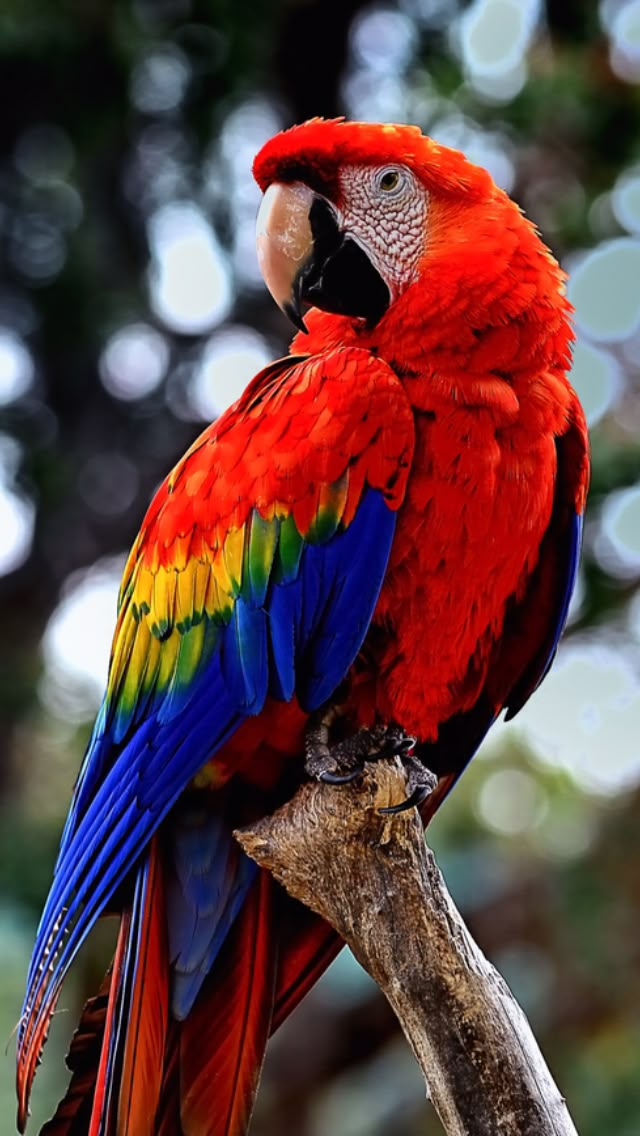
#> input picture parrot.jpeg, 640 x 1136 px
$ jupyter execute 'lab 5.ipynb'
#> lines starting #> are read from the running program, lines starting #| are printed output that depends on the picture; after the words box and inside, x2 and y2 are one past the last pixel; in counts of white or black regions, pixels touching at a corner belong together
[cell 1]
import cv2
import matplotlib.pyplot as plt
import numpy as np

img=cv2.imread("parrot.jpeg",0)
#> img: shape (1136, 640); min 0, max 255, mean 74.8
bit_planes=[]

for i in range(8):
    planes=np.zeros_like(img,dtype=np.uint8)
    planes[img&(1<<i)!=0]=255
    bit_planes.append(planes)
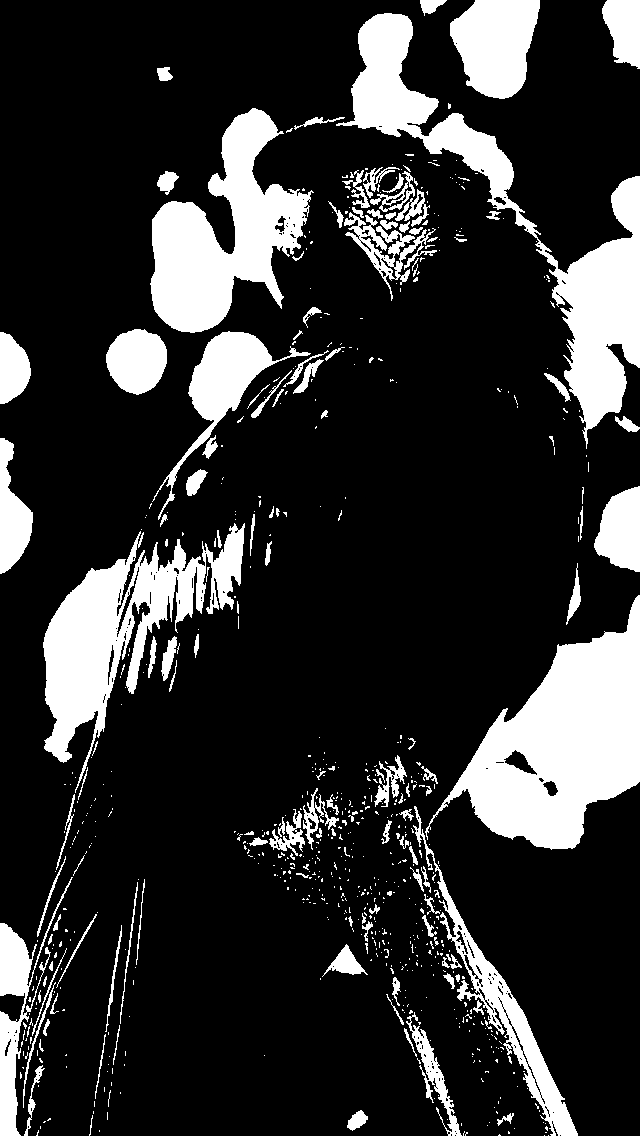
#> planes: shape (1136, 640); 19.1% white; 737 white regions (602 under 20 px), largest, box (x1, y1, x2, y2) and area: (425, 595, 640, 850) 25702, (336, 13, 640, 449) 23342, (43, 523, 245, 793) 17736

plt.figure(figsize=(12,6))

for i in range(8):
    plt.subplot(2,4,i+1)
    plt.imshow(bit_planes[i],cmap="gray")
    plt.title(f" BIT PLANE : {i+1}")

plt.tight_layout()
plt.show()
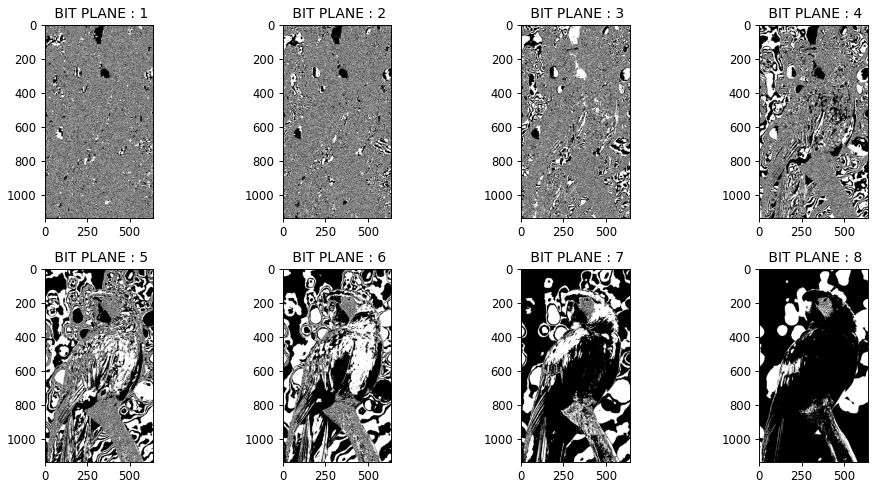
#> figure drawn by matplotlib, 8 panels

[cell 2]
compressed_img=np.zeros_like(img,dtype=np.uint8)

for i in range(6,8):
    compressed_img=(img&(1<<i)!=0)
#> this loop made 2 passes
#> pass 1, `compressed_img=(img&(1<<i)!=0)`:
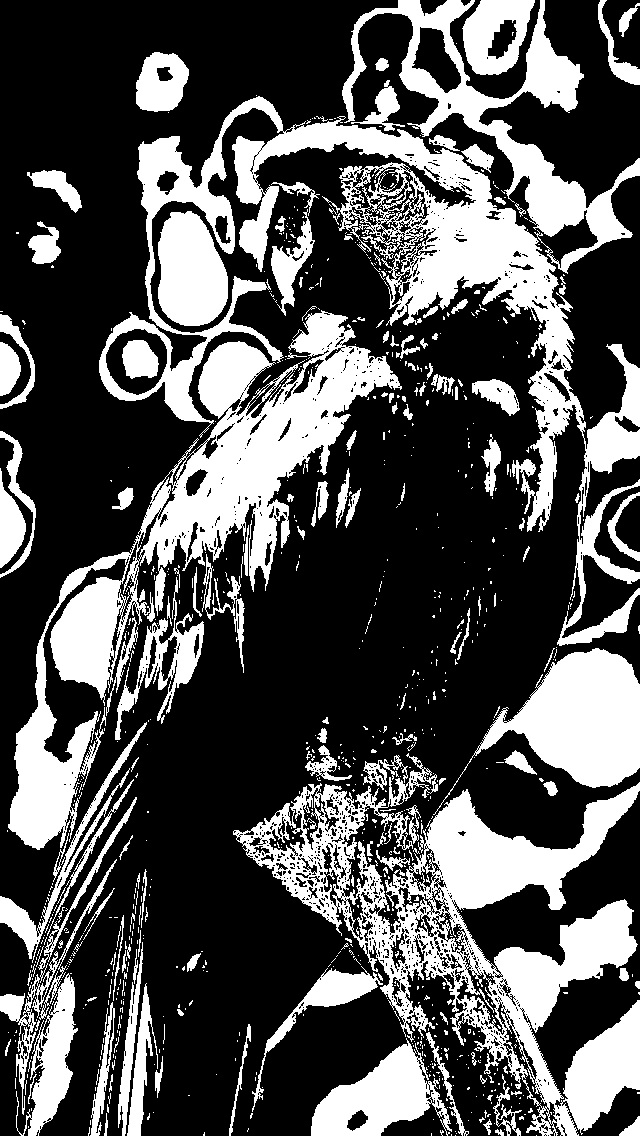
#> compressed_img: shape (1136, 640) bool; 32.1% white; 952 white regions (798 under 20 px), largest, box (x1, y1, x2, y2) and area: (99, 96, 640, 646) 47458, (233, 753, 640, 1136) 46449, (8, 310, 402, 850) 42480

plt.figure(figsize=(12,6))
plt.imshow(compressed_img,cmap="gray")
plt.title(f" BIT PLANE : {i+1}")

plt.tight_layout()
plt.show()


print(img.size)
#| 727040
compressed_size=img.size*2//8
#> compressed_size = 181760
print(compressed_size)
#| 181760

[cell 3]
reconstructed = np.zeros_like(img, dtype=np.uint8)

for i in range(8):
    reconstructed += (bit_planes[i] // 255) * (1 << i)

plt.imshow(reconstructed, cmap="gray")
plt.title("Reconstructed Image")
plt.axis('off')
plt.show()

[cell 4]
color = cv2.imread("parrot.jpeg")
#> color is the input picture: shape (1136, 640, 3); mean B, G, R 65.7, 65.4, 97.1
b, g, r = cv2.split(color)
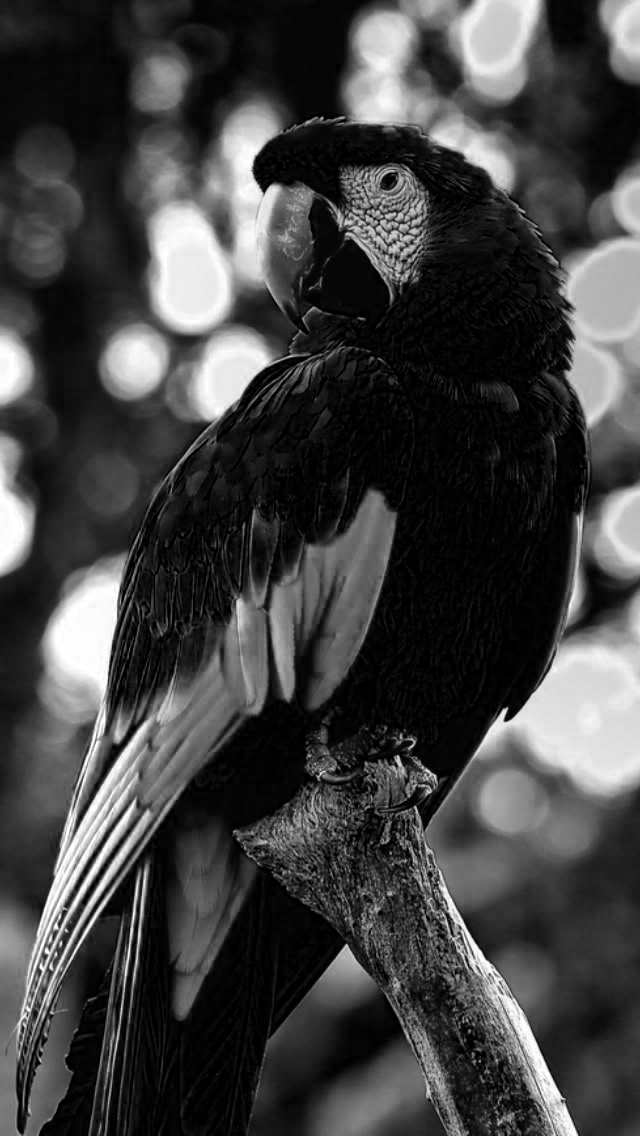
#> b: shape (1136, 640); min 0, max 255, mean 65.7
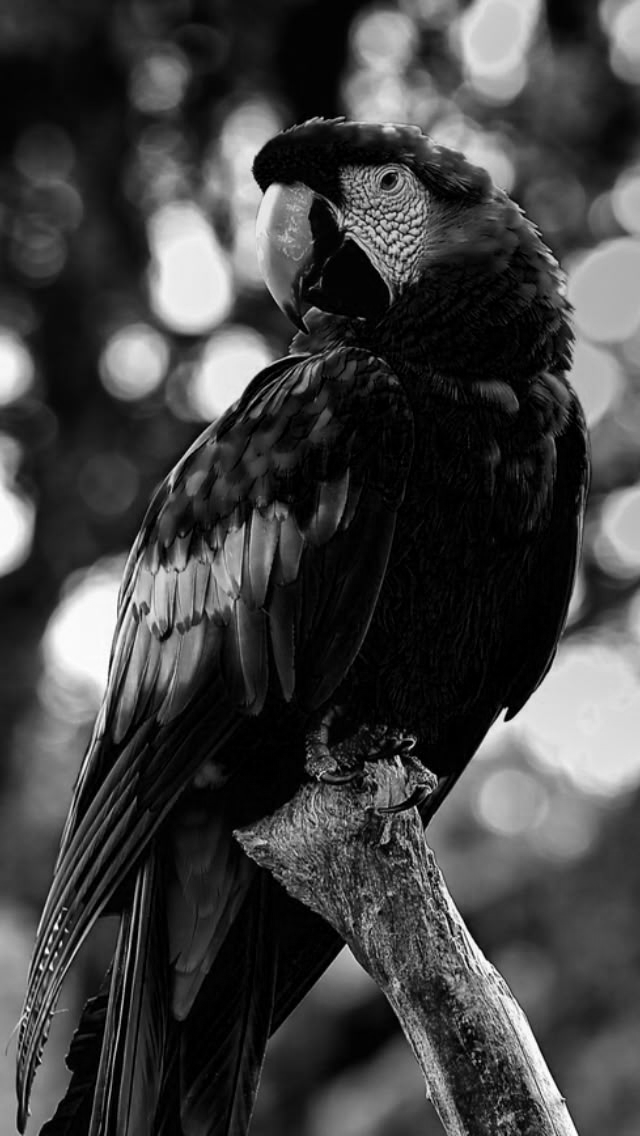
#> g: shape (1136, 640); min 0, max 255, mean 65.4
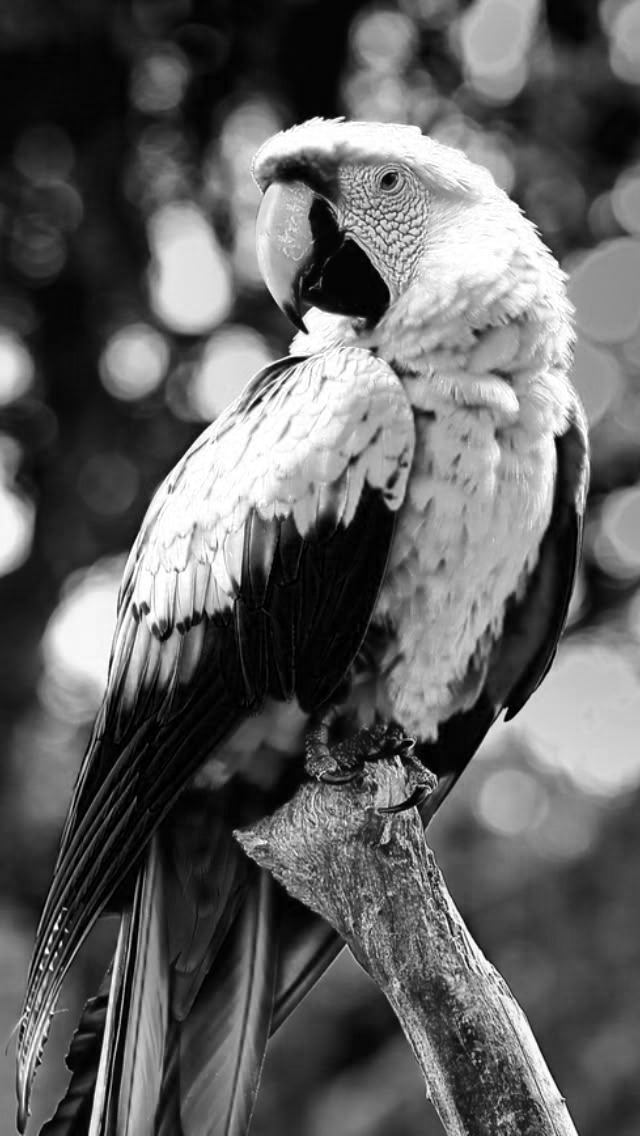
#> r: shape (1136, 640); min 0, max 255, mean 97.1

bit_r = [(r & (1<<i)) for i in range(8)]
#> bit_r = 8 items
bit_g = [(g & (1<<i)) for i in range(8)]
#> bit_g = 8 items
bit_b = [(b & (1<<i)) for i in range(8)]
#> bit_b = 8 items

plt.imshow(bit_g[5],cmap="gray")
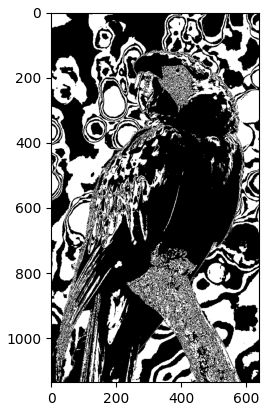
#> figure drawn by matplotlib, 1 panel
